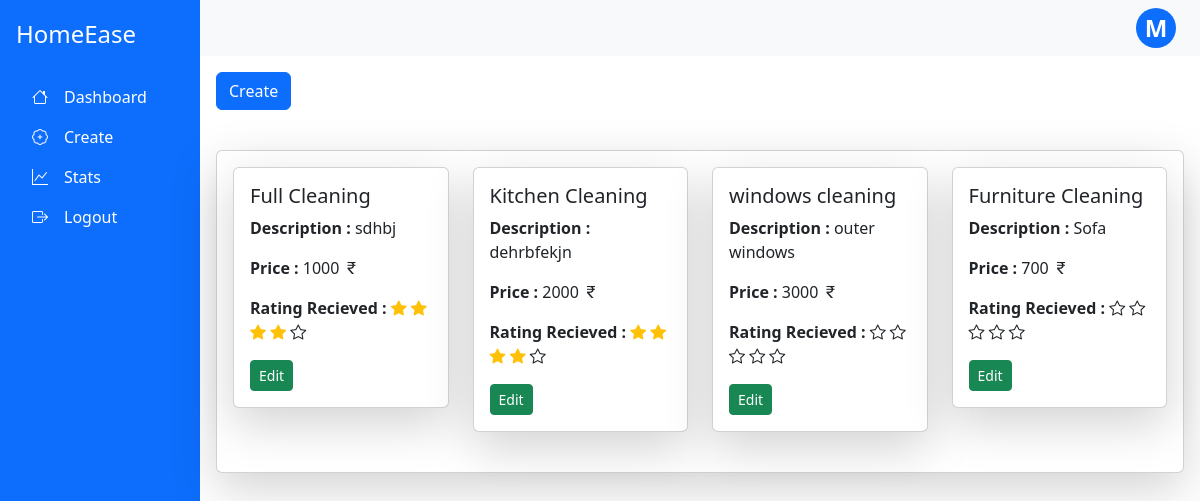
Page /serviceprovider/create (signed in) on the committed database.
### app.py (models this page shows, shortened)
class ServiceProvider(db.Model,UserMixin):
    __tablename__='serviceprovider'
    sp_id=db.Column(db.Integer, primary_key=True, autoincrement= True)
    sp_name=db.Column(db.String,unique=True)
    sp_address=db.Column(db.String)
    sp_email=db.Column(db.String,unique=True)
    sp_password=db.Column(db.String)
    sp_exp=db.Column(db.Integer)
    sp_phone=db.Column(db.String)
    sp_city=db.Column(db.String)
    sp_rating=db.Column(db.Integer)
    sp_status=db.Column(db.String)
    sp_rfile=db.Column(db.String)
    sp_servicename=db.Column(db.String,db.ForeignKey("services.s_name"))
    mypackages=db.relationship("Package", backref="servprovider",cascade="all, delete-orphan")
    receive_request=db.relationship("Request",backref="servprovider",cascade="all, delete-orphan")

class Package(db.Model):
    __tablename__="package"
    p_id=db.Column(db.Integer, primary_key=True, autoincrement= True)
    p_name=db.Column(db.String)
    p_price=db.Column(db.Integer)
    p_description=db.Column(db.String)
    p_rating=db.Column(db.Integer)
    s_id=db.Column(db.Integer, db.ForeignKey("services.s_id"),nullable=False)
    sp_id=db.Column(db.Integer, db.ForeignKey("serviceprovider.sp_id"),nullable=False)
    req=db.relationship("Request",backref="pack")

### app.py (the view, shortened to what this page needs)
@app.route("/serviceprovider/create",methods=["GET","POST"])
@login_required
def create_pack():
    if request.method=="GET":
        P=db.session.query(Package).filter_by(sp_id=current_user.sp_id).all()
        return render_template("/ServiceProvider/create_package.html",mypackage=P,cu=current_user)

### app.py (called while the page is built)
@login_manager.user_loader
def load_user(user_id):
    utype,id=user_id.split("-")
    if utype=="c":
        return db.session.query(Customer).filter_by(c_id=id).first()
    elif utype=='sp':
        return db.session.query(ServiceProvider).filter_by(sp_id=id).first()
    else:
        return db.session.query(Admin).filter_by(admin_id=id).first()

### templates/ServiceProvider/create_package.html (shortened to what this page needs)
{% extends "/ServiceProvider/serviceprovider_base.html" %}
{% block content %}
<p class="d-inline-flex gap-1">
    <button class="btn btn-primary" type="button" data-bs-toggle="collapse" data-bs-target="#collapseExample" aria-expanded="false" aria-controls="collapseExample">
      Create
    </button>
</p>
<div class="card mb-3 shadow-lg mt-4">
    <div class="card-body">
      <div class="row row-cols-1 row-cols-2 row-cols-3 row-cols-4 g-4">
      {% for p in mypackage %}
      <div class="col mb-4">
        <div class="card shadow-lg" style="width: 100%;">
            <div class="card-body">
                <h5 class="card-text">{{p.p_name}}</h5>
                <p class="card-text"><b>Description : </b>{{p.p_description}}</p>
                <p class="card-text"><b>Price : </b>{{p.p_price}} <i class="bi bi-currency-rupee"></i></p>
                <p>
                  <Strong>Rating Recieved : </Strong>
                  {% for i in range(p.p_rating) %}
                    <i class="bi bi-star-fill text-warning"></i>
                  {% endfor %}
                  {% for i in range(5-p.p_rating) %}
                    <i class="bi bi-star"></i>
                  {% endfor %}
                </p>
                <button class = "btn btn-sm btn-success " data-bs-toggle="modal" data-bs-target="#edit-{{p.p_id}}">Edit</button>
            </div>
        </div>
      </div>
        {% endfor %}
      </div>
    </div>
  </div>
{% endblock %}

### templates/ServiceProvider/serviceprovider_base.html (shortened to what this page needs)
<!DOCTYPE html>
<html lang="en">
<head>
  <link href="https://cdn.jsdelivr.net/npm/bootstrap@5.3.0-alpha3/dist/css/bootstrap.min.css" rel="stylesheet">
  <link rel="stylesheet" href="https://cdn.jsdelivr.net/npm/bootstrap-icons/font/bootstrap-icons.css">
</head>
<body>
    <div class="container-fluid">
      <div class="row min-vh-100 d-flex flex-column flex-md-row">
        <nav class="col-md-3 col-lg-2 d-flex flex-column bg-primary text-white p-3 vh-100 position-fixed">
            <div class="text-start py-1 mb-3">
              <h4 class="text-white">HomeEase</h4>
            </div>
            <ul class="nav flex-column">
              <li class="nav-item">
                <a class="nav-link text-white" href="/serviceprovider/dashboard"><i class="bi bi-house"></i><span class="px-3">Dashboard</span></a>
              </li>
              <li class="nav-item">
                <a class="nav-link text-white" href="/serviceprovider/create"><i class="bi bi-patch-plus"></i><span class="px-3">Create</span></a>
              </li>
              <li class="nav-item">
                <a class="nav-link text-white" href="/serviceprovider/stats"><i class="bi bi-graph-up"></i><span class="px-3">Stats</span></a>
              </li>
              <li class="nav-item">
                <a class="nav-link text-white" href="/logout"><i class="bi bi-box-arrow-right"></i><span class="px-3">Logout</span></a>
              </li>
            </ul>
        </nav>
        <div class="col-md-9 ms-sm-auto col-lg-10 px-md-0">
          <nav class="navbar navbar-expand-lg navbar-light bg-light w-100">
            <div class="dropdown ms-auto me-4">
              <a href="#" class="d-flex align-items-center text-decoration-none bg-primary text-white rounded-circle justify-content-center " style="width: 40px; height: 40px; font-size: 1.5rem; font-weight: bold;"
                 id="dropdownUser" data-bs-toggle="dropdown" aria-expanded="false">
                 {{cu.sp_name[:1]}}
              </a>
            </div>
          </nav>
          <main class="p-3">
            {% block content %}
            {% endblock %}
          </main>
        </div>
      </div>
    </div>
</body>
</html>

### rows in the picture
ServiceProvider: sp_name "M"
Package: p_name "Full Cleaning", p_description "sdhbj", p_price "1000", p_rating 4 (drawn)
Package: p_name "Kitchen Cleaning", p_description "dehrbfekjn", p_price "2000", p_rating 4 (drawn)
Package: p_name "windows cleaning", p_description "outer windows", p_price "3000", p_rating 0 (drawn)
Package: p_name "Furniture Cleaning", p_description "Sofa", p_price "700", p_rating 0 (drawn)
